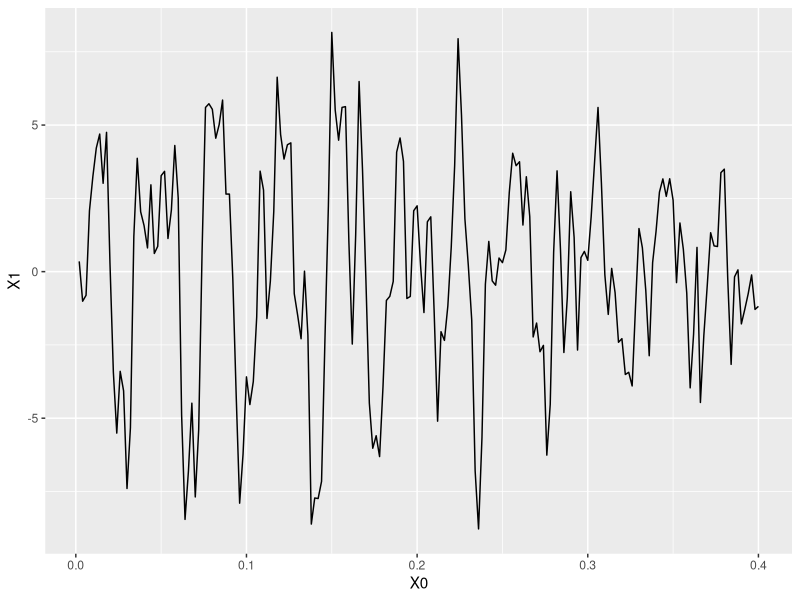

Reproduce this figure in R.
library(ggplot2)
X = read.csv("X.csv")
colnames(X) <- c("X1", "X2", "X3", "X4")

Y = read.csv("y.csv")
time = read.csv("time.csv")

X.ts <- cbind(X, time)


ggplot(X.ts, aes(x = X0, y = X1)) + geom_line()

